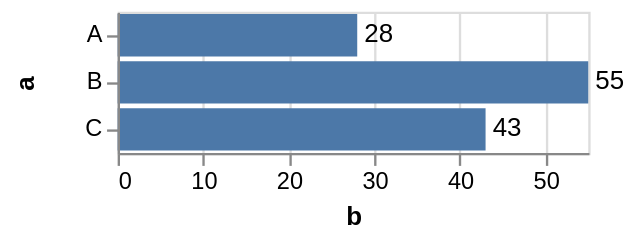

Specify this chart in Vega-Lite:
### Vega specification from a JSON file in a GitHub repository (floating-point values rounded to 4 significant figures)
{"$schema": "https://vega.github.io/schema/vega/v4.json", "autosize": "pad", "padding": 5, "width": 200, "style": "cell", "data": [{"name": "source_0", "values": [{"a": "A", "b": 28}, {"a": "B", "b": 55}, {"a": "C", "b": 43}]}], "signals": [{"name": "y_step", "value": 20}, {"name": "height", "update": "bandspace(domain('y').length, 0.1, 0.05) * y_step"}], "marks": [{"name": "layer_0_marks", "type": "rect", "style": ["bar"], "from": {"data": "source_0"}, "encode": {"update": {"fill": [{"test": "datum[\"b\"] === null || isNaN(datum[\"b\"])", "value": null}, {"value": "#4c78a8"}], "tooltip": {"signal": "{\"a\": ''+datum[\"a\"], \"b\": format(datum[\"b\"], \"\")}"}, "x": {"scale": "x", "field": "b"}, "x2": {"scale": "x", "value": 0}, "y": {"scale": "y", "field": "a"}, "height": {"scale": "y", "band": true}}}}, {"name": "layer_1_marks", "type": "text", "style": ["text"], "from": {"data": "source_0"}, "encode": {"update": {"align": {"value": "left"}, "baseline": {"value": "middle"}, "dx": {"value": 3}, "fill": [{"test": "datum[\"b\"] === null || isNaN(datum[\"b\"])", "value": null}, {"value": "black"}], "tooltip": {"signal": "{\"a\": ''+datum[\"a\"], \"b\": format(datum[\"b\"], \"\")}"}, "x": {"scale": "x", "field": "b"}, "y": {"scale": "y", "field": "a", "band": 0.5}, "text": {"signal": "format(datum[\"b\"], \"\")"}}}}], "scales": [{"name": "x", "type": "linear", "domain": {"data": "source_0", "field": "b"}, "range": [0, {"signal": "width"}], "nice": true, "zero": true}, {"name": "y", "type": "band", "domain": {"data": "source_0", "field": "a", "sort": true}, "range": {"step": {"signal": "y_step"}}, "paddingInner": 0.1, "paddingOuter": 0.05}], "axes": [{"scale": "x", "orient": "bottom", "grid": false, "title": "b", "labelFlush": true, "labelOverlap": true, "tickCount": {"signal": "ceil(width/40)"}, "zindex": 1}, {"scale": "x", "orient": "bottom", "gridScale": "y", "grid": true, "tickCount": {"signal": "ceil(width/40)"}, "domain": false, "labels": false, "maxExtent": 0, "minExtent": 0, "ticks": false, "zindex": 0}, {"scale": "y", "orient": "left", "grid": false, "title": "a", "labelOverlap": true, "zindex": 1}], "config": {"axisY": {"minExtent": 30}}}
